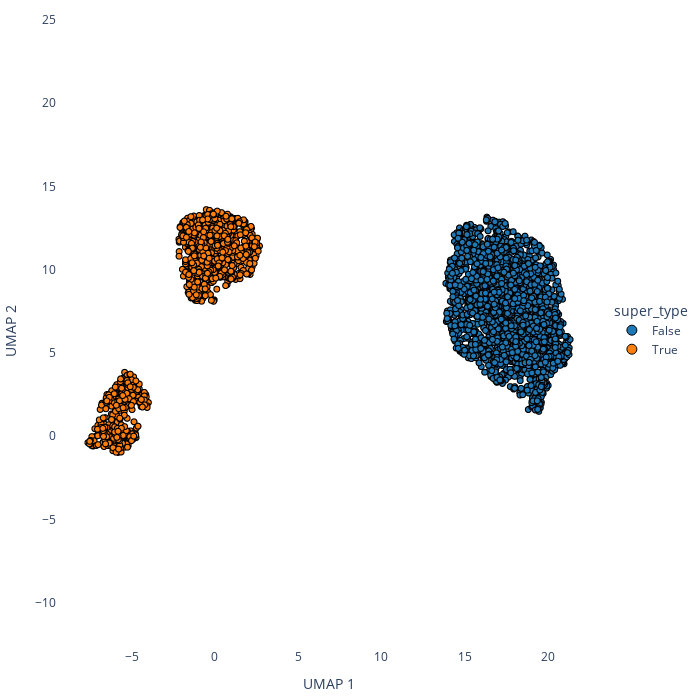

This figure's notebook cell:
### Code cell
sc.pp.neighbors(adata)
sc.tl.umap(adata)
scout.ply.projection(adata, hue="super_type")

### Figure 1 — Plotly figure (JSON) as saved in the notebook; plotly's stock layout.template omitted (floating-point values rounded to 4 significant figures; data arrays with more than 128 entries replaced by an {"elided": "..."} marker saying what was removed)
{"data": [{"hovertemplate": "UMAP 1: %{x:.1f}<br>UMAP 2: %{y:.1f}", "legendgroup": "True", "marker": {"color": "#ff7f0e", "line": {"color": "black", "width": 1}, "opacity": 1, "size": 6, "symbol": "circle"}, "mode": "markers", "name": "True", "showlegend": false, "type": "scattergl", "x": {"elided": "1005 float values"}, "xaxis": "x", "y": {"elided": "1005 float values"}, "yaxis": "y"}, {"hovertemplate": "UMAP 1: %{x:.1f}<br>UMAP 2: %{y:.1f}", "legendgroup": "False", "marker": {"color": "#1f77b4", "line": {"color": "black", "width": 1}, "opacity": 1, "size": 6, "symbol": "circle"}, "mode": "markers", "name": "False", "showlegend": false, "type": "scattergl", "x": {"elided": "1988 float values"}, "xaxis": "x", "y": {"elided": "1988 float values"}, "yaxis": "y"}, {"marker": {"color": "#1f77b4", "line": {"color": "black", "width": 1}, "size": 10}, "mode": "markers", "name": "False", "showlegend": true, "type": "scatter", "x": [null], "y": [null]}, {"marker": {"color": "#ff7f0e", "line": {"color": "black", "width": 1}, "size": 10}, "mode": "markers", "name": "True", "showlegend": true, "type": "scatter", "x": [null], "y": [null]}], "layout": {"autosize": false, "height": 700, "legend": {"title": {"text": "super_type"}, "tracegroupgap": 0, "y": 0.5}, "margin": {"b": 10, "l": 10, "r": 10, "t": 10}, "paper_bgcolor": "white", "plot_bgcolor": "white", "showlegend": true, "width": 700, "xaxis": {"anchor": "y", "domain": [0, 1], "scaleanchor": "y", "scaleratio": 1, "title": {"text": "UMAP 1"}}, "yaxis": {"anchor": "x", "domain": [0, 1], "title": {"text": "UMAP 2"}}}}
